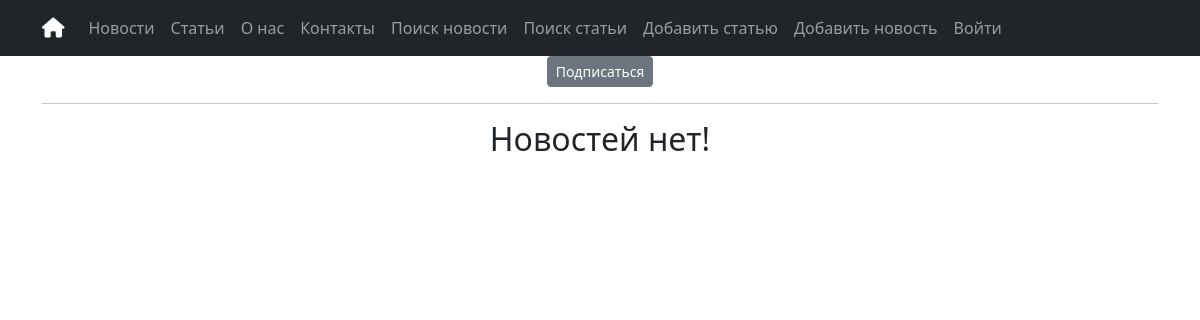
Page /news/categories/1 on the earlier database version.
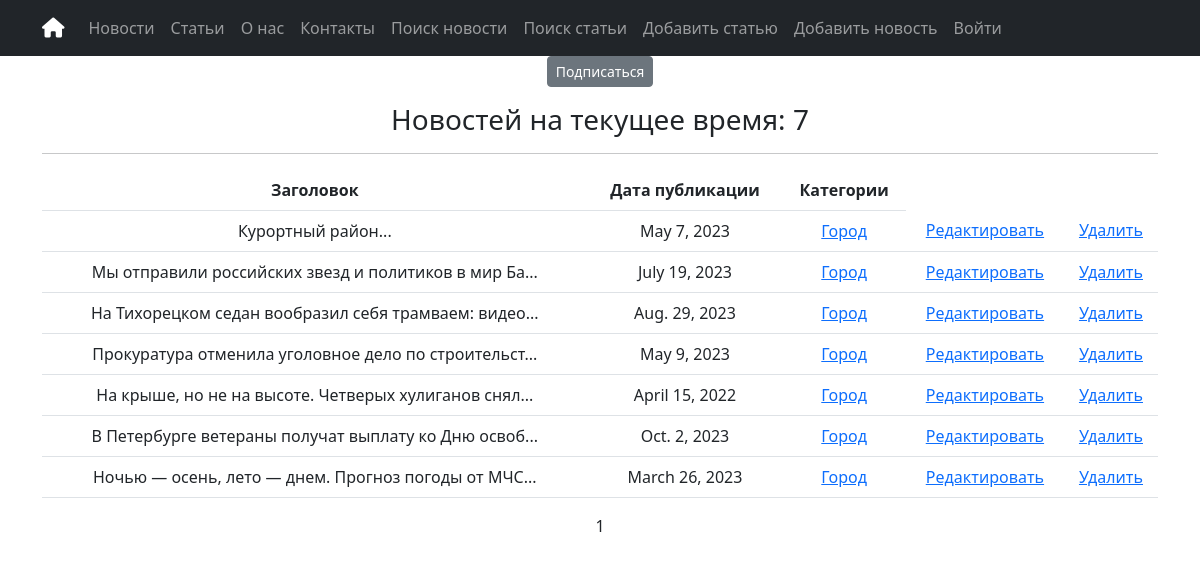
Same page on the later database version.
### simpleapp/models.py (models this page shows, shortened)
class News(models.Model):
    title = models.CharField(
        max_length=50,
        unique=True, # названия товаров не должны повторяться
    )
    description = models.TextField()
    date = models.DateField(help_text=('YYYY-MM-DD'))
    category = models.ManyToManyField(
        Category,
        related_name='news', # все новости в категории будут доступны через поле news
    )
    class Meta:
        verbose_name_plural = "News"

class Category(models.Model):
    name = models.CharField(max_length=100, unique=True)
    subscribers = models.ManyToManyField(User, related_name='categories' )
    def __str__(self):
        return self.name.title()
    class Meta:
        verbose_name_plural = "Categories"

### simpleapp/views.py (the view)
# urls.py: path('categories/<int:pk>', CategoryView.as_view(), name='category_details'),
class CategoryView(NewsList):
    model = News
    template_name = 'news/category_list.html'
    context_object_name = 'category_news_list'
    def get_queryset(self):
        self.category = get_object_or_404(Category, id=self.kwargs['pk'])
        queryset = News.objects.filter(category=self.category)
        return queryset
    def get_context_data(self, **kwargs):
        context = super().get_context_data(**kwargs)
        context['is_not_subscriber'] = self.request.user not in self.category.subscribers.all()
        context['category'] = self.category
        return context

### simpleapp/views.py (called while the page is built)
    def get_context_data(self, **kwargs):
        context = super().get_context_data(**kwargs)
        context['next_sale'] = f"Новостей на текущее время:"
        return context

### templates/news/category_list.html (shortened to what this page needs)
{% extends 'flatpages/default.html' %}
{% load custom_filters %}
{% load custom_tags %}
{% block content %}
{% if is_not_subscriber %}
<p class="text-center"><a href="{% url 'subscribe' category.id %}" class="btn btn-secondary btn-sm">Подписаться</a></p>
{% endif %}
{% if page_obj.paginator.count > 0 %}
<h3> {{ next_sale }} {{ page_obj.paginator.count }}</h3>
{% endif %}
<hr>
{% if category_news_list %}
<table class="table" style="width: 100%;">
    <thead>
        <tr>
            <th>Заголовок</th>
            <th>Дата публикации</th>
            <th>Категории</th>
        </tr>
    </thead>
    <tbody>
        {% for item in category_news_list %}
        <tr>
            <td>
                <a class="nav-link" href="{% url 'news_detail' pk=item.pk %}">{{ item.title|truncatewords:20}}...</a>
            </td>
            <td>{{ item.date }}</td>
            <td>
                {% for category in item.category.all %}
                <a href="{% url 'category_details' category.id %}">{{ category }}</a>
                {% endfor %}
            </td>
            <td>
                <a href="{% url 'news_update' item.id %}"><u>Редактировать</u></a>
            </td>
            <td>
                <a href="{% url 'news_delete' item.id %}"><u>Удалить</u></a>
            </td>
        </tr>
        {% endfor %}
    </tbody>
</table>
{% else %}
<h2>Новостей нет!</h2>
{% endif %}
{% if page_obj.paginator.count > 0 %}
{{ page_obj.number }}
{% endif %}
{% endblock content %}

Differences in the rows shown:
now on this page (row unchanged): News: title "Курортный район", date "May 7, 2023"
now on this page (row unchanged): Category: name "Город"
now on this page (row unchanged): News: title "Мы отправили российских звезд и политиков в мир Ба", date "July 19, 2023"
added News: title "На Тихорецком седан вообразил себя трамваем: видео", date "Aug. 29, 2023"
added News: title "Прокуратура отменила уголовное дело по строительст", date "May 9, 2023"
added News: title "На крыше, но не на высоте. Четверых хулиганов снял", date "April 15, 2022"
added News: title "В Петербурге ветераны получат выплату ко Дню освоб", date "Oct. 2, 2023"
added News: title "Ночью — осень, лето — днем. Прогноз погоды от МЧС", date "March 26, 2023"
Other differences:
{{ next_sale }}: (not shown) → "Новостей на текущее время:"
{{ page_obj.paginator.count }}: (not shown) → "7"
{{ page_obj.number }}: (not shown) → "1"
text no longer shown: "Новостей нет!"
text now shown: "Заголовок Дата публикации Категории"
